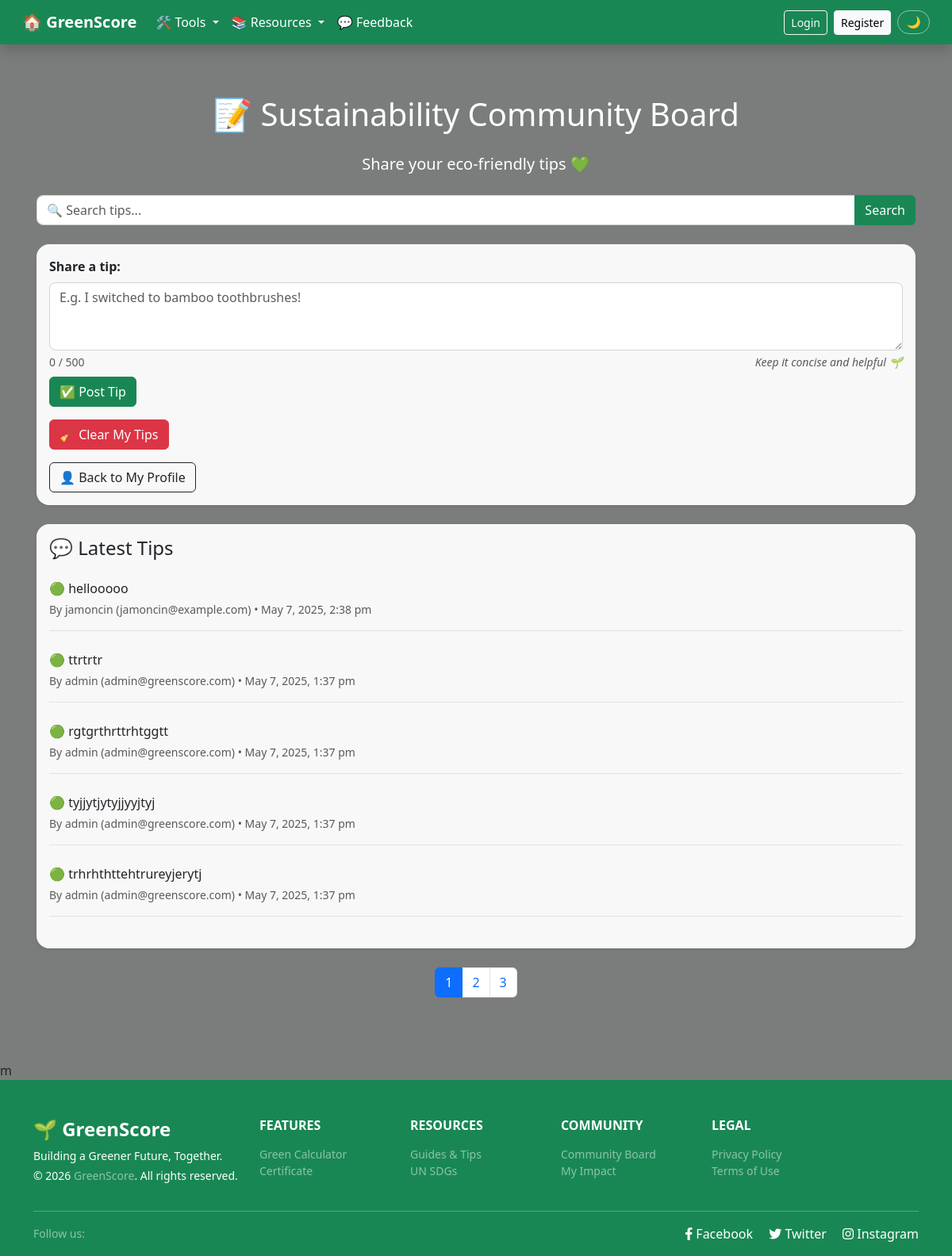
/pages/community/community.php, run on an earlier commit of the app's database.
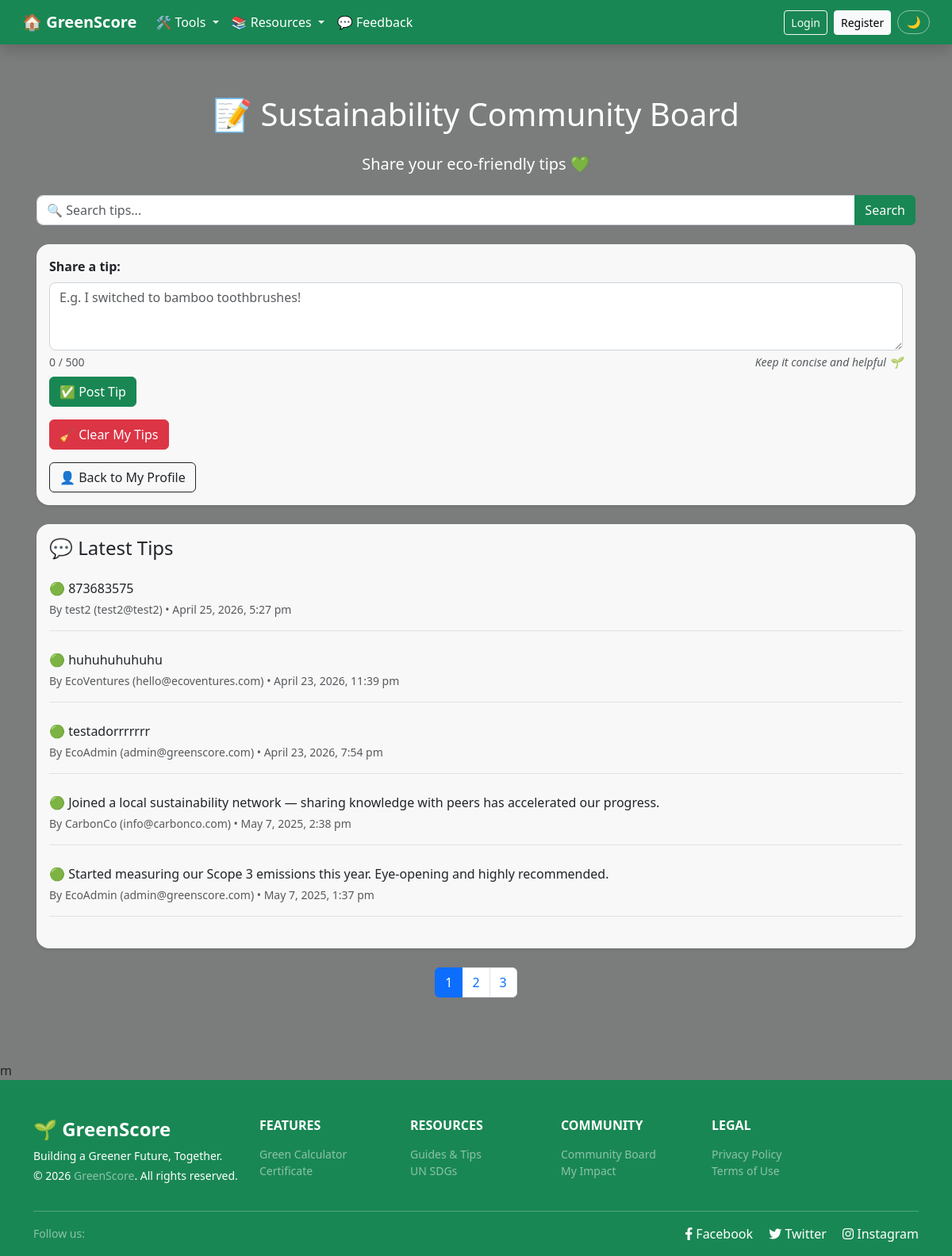
And on a later commit of the database.
### tables this page shows
CREATE TABLE `community_tips` (
  `id` int(10) UNSIGNED NOT NULL,
  `user_id` int(10) UNSIGNED NOT NULL,
  `message` text NOT NULL,
  `created_at` datetime DEFAULT current_timestamp()
);

CREATE TABLE `new_users` (
  `id` int(10) UNSIGNED NOT NULL,
  `username` varchar(50) NOT NULL,
  `email` varchar(100) NOT NULL,
  `password` varchar(255) NOT NULL,
  `role` enum('admin','user') DEFAULT 'user',
  `created_at` timestamp NOT NULL DEFAULT current_timestamp(),
  `status` enum('active','inactive','deactivated') NOT NULL DEFAULT 'active',
  `company_name` varchar(100) DEFAULT NULL,
  `contact_person` varchar(100) DEFAULT NULL,
  `phone_number` varchar(20) DEFAULT NULL
);

### includes/nav.php (called while the page is built, shortened)
<?php
$b = BASE_URL;
?>

### pages/community/community.php (the view, shortened to what the changed rows need)
<?php
require_once ROOT_PATH . '/includes/connect_db.php';
include ROOT_PATH . '/includes/nav.php';
$limit  = 5;
$page   = isset($_GET['page']) ? max((int) $_GET['page'], 1) : 1;
$offset = ($page - 1) * $limit;
$search = trim($_GET['search'] ?? '');
if ($search !== '') {
    $like = '%' . $search . '%';
    $count_stmt = mysqli_prepare($link,
        "SELECT COUNT(*) AS total FROM community_tips WHERE message LIKE ?"
    );
    mysqli_stmt_bind_param($count_stmt, 's', $like);
    mysqli_stmt_execute($count_stmt);
    $total = (int) mysqli_fetch_assoc(mysqli_stmt_get_result($count_stmt))['total'];
    mysqli_stmt_close($count_stmt);
    $stmt = mysqli_prepare($link,
        "SELECT ct.id, ct.user_id, ct.message, ct.created_at, u.username, u.email
         FROM community_tips ct
         JOIN new_users u ON ct.user_id = u.id
         WHERE ct.message LIKE ?
         ORDER BY ct.created_at DESC
         LIMIT ? OFFSET ?"
    );
    mysqli_stmt_bind_param($stmt, 'sii', $like, $limit, $offset);
} else {
    $count_result = mysqli_query($link, "SELECT COUNT(*) AS total FROM community_tips");
    $total        = (int) mysqli_fetch_assoc($count_result)['total'];
    $stmt = mysqli_prepare($link,
        "SELECT ct.id, ct.user_id, ct.message, ct.created_at, u.username, u.email
         FROM community_tips ct
         JOIN new_users u ON ct.user_id = u.id
         ORDER BY ct.created_at DESC
         LIMIT ? OFFSET ?"
    );
    mysqli_stmt_bind_param($stmt, 'ii', $limit, $offset);
}
$total_pages = (int) ceil($total / $limit);
mysqli_stmt_execute($stmt);
$results = mysqli_stmt_get_result($stmt);
?>
<!DOCTYPE html>
<html lang="en">
<head>
    <?php include ROOT_PATH . '/includes/head.php'; ?>
</head>
<body class="bg-page overlay-50"
      style="background-image: url('<?= $b ?>/assets/images/forest-hero.jpg');">
<div class="page-wrapper">
    <div class="container content-wrapper">
        <h1 class="text-white text-center mb-4">📝 Sustainability Community Board</h1>
        <div class="card card-bg shadow-sm mb-4">
            <div class="card-body">
                <?php if (mysqli_num_rows($results) > 0): ?>
                    <?php while ($row = mysqli_fetch_assoc($results)): ?>
                        <div class="mb-4 border-bottom pb-3" id="tip-<?= (int) $row['id'] ?>">
                            <p class="mb-1">🟢 <?= htmlspecialchars($row['message']) ?></p>
                            <small class="text-muted">
                                By <?= htmlspecialchars($row['username']) ?>
                                (<?= htmlspecialchars($row['email']) ?>)
                                • <?= date('F j, Y, g:i a', strtotime($row['created_at'])) ?>
                            </small>
                        </div>
                    <?php endwhile; ?>
                <?php else: ?>
                    <p class="text-muted text-center py-3">No tips shared yet. Be the first! 🌱</p>
                <?php endif; ?>
            </div>
        </div>
        <?php if ($total_pages > 1): ?>
            <nav class="mt-4" aria-label="Community tips pagination">
                <ul class="pagination justify-content-center">
                    <?php for ($p = 1; $p <= $total_pages; $p++):
                        $params = ['page' => $p];
                    ?>
                        <li class="page-item <?= ($p === $page) ? 'active' : '' ?>">
                            <a class="page-link"
                               href="?<?= http_build_query($params) ?>"
                               aria-label="Page <?= $p ?>"><?= $p ?></a>
                        </li>
                    <?php endfor; ?>
                </ul>
            </nav>
        <?php endif; ?>
    </div>m
</div>
</body>
</html>

What changed in the data, as far as the page shows it:
no longer on this page (row edited): community_tips: message "rgtgrthrttrhtggtt", user.username "admin", user.email "admin@greenscore.com", created_at "May 7, 2025, 1:37 pm"
no longer on this page (row edited): community_tips: message "tyjjytjytyjjyyjtyj", user.username "admin", user.email "admin@greenscore.com", created_at "May 7, 2025, 1:37 pm"
no longer on this page (row edited): community_tips: message "trhrhthttehtrureyjerytj", user.username "admin", user.email "admin@greenscore.com", created_at "May 7, 2025, 1:37 pm"
added community_tips: message "873683575", user.username "test2", user.email "test2@test2", created_at "April 25, 2026, 5:27 pm"
added community_tips: message "huhuhuhuhuhu", user.username "EcoVentures", user.email "hello@ecoventures.com", created_at "April 23, 2026, 11:39 pm"
added community_tips: message "testadorrrrrrr", user.username "EcoAdmin", user.email "admin@greenscore.com", created_at "April 23, 2026, 7:54 pm"
changed community_tips: message "hellooooo" → "Joined a local sustainability network — sharing knowledge with peers has accelerated our progress."; user.username "jamoncin" → "CarbonCo"; user.email "jamoncin@example.com" → "info@carbonco.com"
changed community_tips: message "ttrtrtr" → "Started measuring our Scope 3 emissions this year. Eye-opening and highly recommended."; user.username "admin" → "EcoAdmin"
